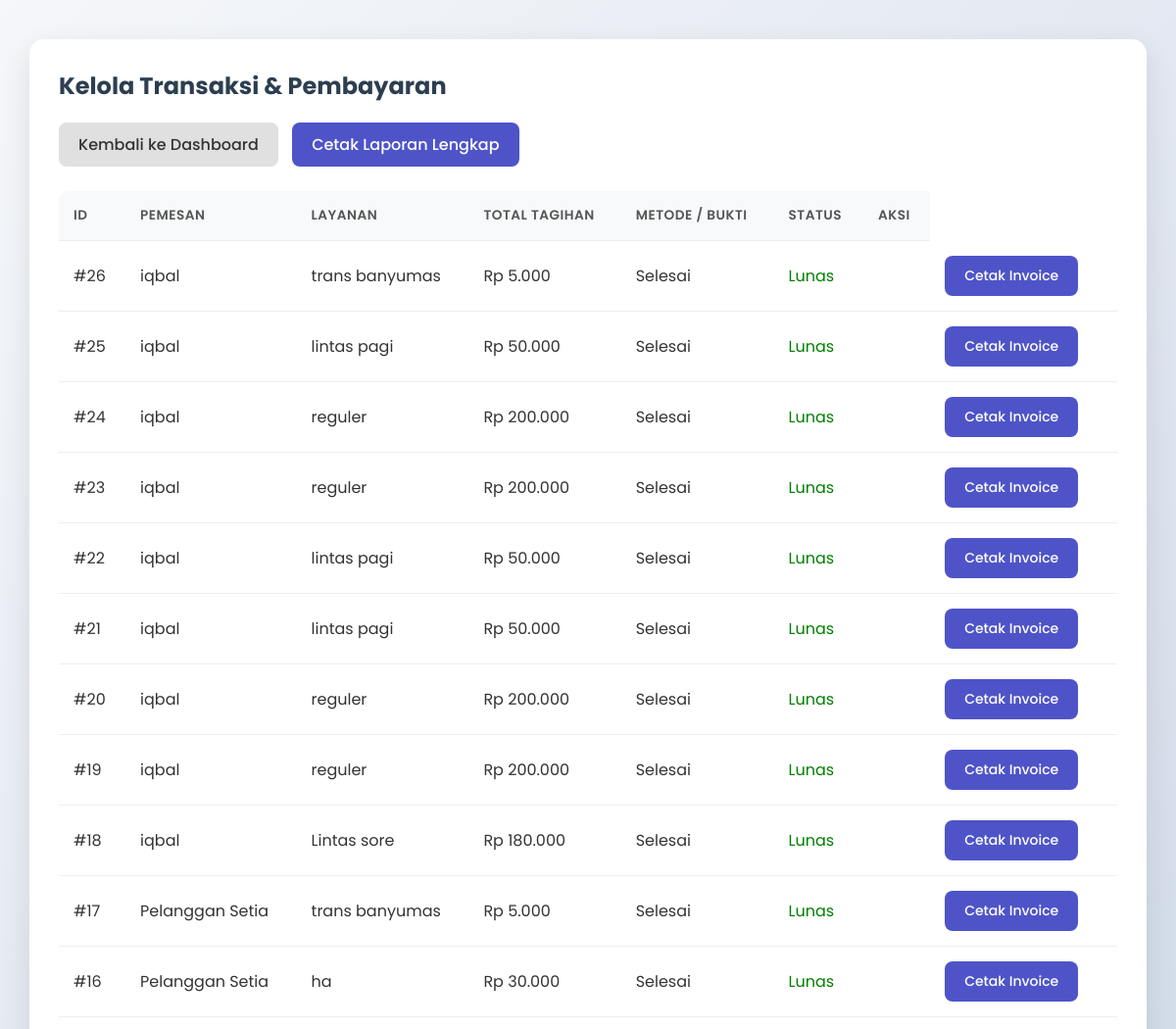
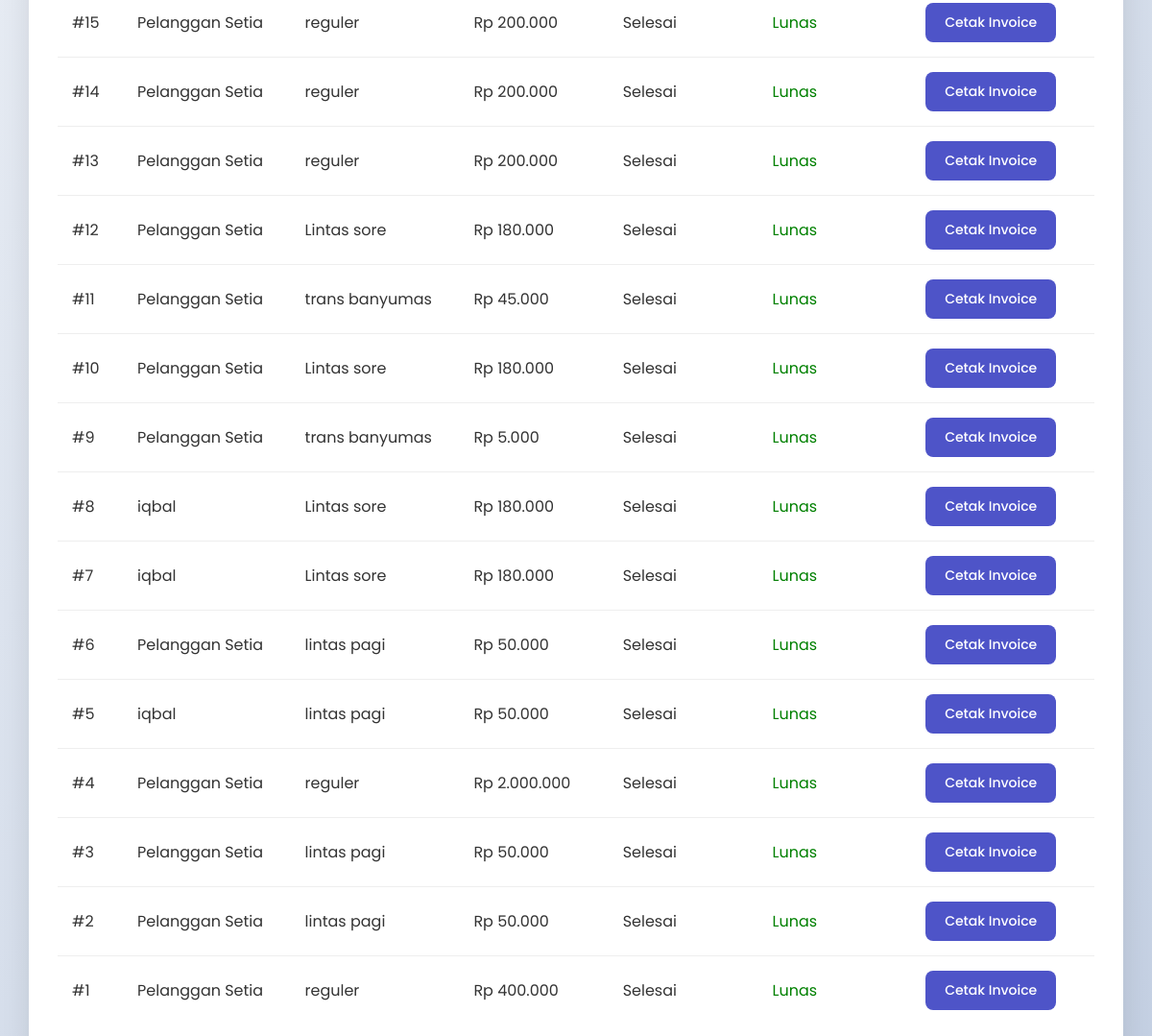
Page /index.php?page=laporan (signed in) on the committed database (2 pictures, top to bottom).
### tables this page shows
CREATE TABLE `tb_pemesanan` (
  `id` int(11) NOT NULL,
  `user_id` int(11) NOT NULL,
  `layanan_id` int(11) NOT NULL,
  `tanggal_jadwal` date DEFAULT NULL,
  `tanggal_pemesanan` datetime DEFAULT current_timestamp(),
  `jumlah_tiket` int(11) NOT NULL,
  `total_harga` decimal(10,2) NOT NULL,
  `status_pemesanan` enum('pending','menunggu_konfirmasi','dibayar','batal') DEFAULT 'pending'
);

CREATE TABLE `master_user` (
  `id` int(11) NOT NULL,
  `username` varchar(50) NOT NULL,
  `password` varchar(255) NOT NULL,
  `nama_lengkap` varchar(100) NOT NULL,
  `role` enum('admin','kasir','pelanggan') NOT NULL,
  `created_at` timestamp NOT NULL DEFAULT current_timestamp()
);

CREATE TABLE `master_layanan` (
  `id` int(11) NOT NULL,
  `nama_layanan` varchar(100) NOT NULL,
  `rute_asal` varchar(100) NOT NULL,
  `rute_tujuan` varchar(100) NOT NULL,
  `tanggal_berangkat` date NOT NULL,
  `waktu_berangkat` time NOT NULL,
  `biaya` decimal(10,2) NOT NULL,
  `stok` int(11) NOT NULL DEFAULT 0,
  `created_at` timestamp NOT NULL DEFAULT current_timestamp(),
  `kendaraan_id` int(11) NOT NULL
);

### app/Config/Database.php (called while the page is built, shortened)
<?php
class Database {
    private $host = 'localhost';
    private $db_name = 'db_travel_booking';
    private $username = 'root';
    private $password = '';
    private $conn;
    private static $instance = null;
    private function __construct() {
        try {
            $dsn = "mysql:host=" . $this->host . ";dbname=" . $this->db_name;
            $this->conn = new PDO($dsn, $this->username, $this->password);
            $this->conn->setAttribute(PDO::ATTR_ERRMODE, PDO::ERRMODE_EXCEPTION);
            $this->conn->setAttribute(PDO::ATTR_DEFAULT_FETCH_MODE, PDO::FETCH_ASSOC);
        } catch(PDOException $e) {
            die("Connection Error: " . $e->getMessage());
        }
    }
    public static function getInstance() {
        if (self::$instance == null) {
            self::$instance = new Database();
        }
        return self::$instance;
    }
    public function getConnection() {
        return $this->conn;
    }
}

### app/Classes/BaseModel.php (called while the page is built, shortened)
<?php
class BaseModel {
    public function __construct() {
        $this->db = Database::getInstance()->getConnection();
    }
}

### app/Classes/Transaksi.php (called while the page is built, shortened)
<?php
class Transaksi extends BaseModel implements ICrud {
    public function index() {
        $sql = "SELECT p.*, l.nama_layanan, u.nama_lengkap
                FROM tb_pemesanan p
                JOIN master_layanan l ON p.layanan_id = l.id
                JOIN master_user u ON p.user_id = u.id
                ORDER BY p.tanggal_pemesanan DESC";
        $stmt = $this->db->prepare($sql);
        $stmt->execute();
        $results = $stmt->fetchAll(PDO::FETCH_ASSOC);
        $data = [];
        foreach ($results as $row) {
            $obj = new \stdClass();
            $obj->id = $row['id'];
            $obj->pemesan = $row['nama_lengkap'];
            $obj->layanan = $row['nama_layanan'];
            $obj->total = $row['total_harga'];
            $obj->status = $row['status_pemesanan'];
            $obj->status = $row['status_pemesanan'];
            $sqlT = "SELECT bukti_pembayaran FROM tb_transaksi WHERE pemesanan_id = :pid ORDER BY id DESC LIMIT 1";
            $stmtT = $this->db->prepare($sqlT);
            $stmtT->execute(['pid' => $row['id']]);
            $trans = $stmtT->fetch(PDO::FETCH_ASSOC);
            $obj->bukti = $trans ? $trans['bukti_pembayaran'] : null;
            $obj->tanggal = $row['tanggal_pemesanan'];
            $data[] = $obj;
        }
        return $data;
    }
}

### app/Views/transaksi/index.php (the view, shortened to what this page needs)
<?php
$model = new Transaksi();
$list = $model->index();
?>
<div class="container">
    <h2>Kelola Transaksi & Pembayaran</h2>
    <div style="margin-bottom: 15px;">
        <a href="index.php?page=dashboard" class="button-link">Kembali ke Dashboard</a>
        <a href="index.php?page=laporan_print" target="_blank" class="button-link primary">Cetak Laporan Lengkap</a>
    </div>
    <table>
        <thead>
            <tr>
                <th>ID</th>
                <th>Pemesan</th>
                <th>Layanan</th>
                <th>Total Tagihan</th>
                <th>Metode / Bukti</th>
                <th>Status</th>
                <th>Aksi</th>
            </tr>
        </thead>
        <tbody>
            <?php foreach ($list as $t): ?>
            <tr>
                <td>#<?= $t->id ?></td>
                <td><?= htmlspecialchars($t->pemesan) ?></td>
                <td><?= htmlspecialchars($t->layanan) ?></td>
                <td>Rp <?= number_format($t->total, 0, ',', '.') ?></td>
                <td>
                    <?php if ($t->status == 'menunggu_konfirmasi'): ?>
                        <?php if ($t->bukti): ?>
                            <a href="public/uploads/bukti/<?= $t->bukti ?>" target="_blank">Lihat Bukti</a>
                        <?php else: ?>
                            Transfer (Tanpa Bukti)
                        <?php endif; ?>
                    <?php elseif ($t->status == 'pending'): ?>
                        -
                    <?php else: ?>
                        Selesai
                    <?php endif; ?>
                </td>
                <td>
                    <?php if ($t->status == 'pending'): ?>
                        <span style="color: red;">Belum Dibayar</span>
                    <?php elseif ($t->status == 'menunggu_konfirmasi'): ?>
                        <span style="color: blue;">Menunggu Konfirmasi</span>
                    <?php else: ?>
                        <span style="color: green;">Lunas</span>
                    <?php endif; ?>
                </td>
                <td>
                <td>
                    <?php if ($t->status == 'pending' || $t->status == 'menunggu_konfirmasi'): ?>
                        <form method="POST" onsubmit="return confirm('Konfirmasi lunas?');" style="display:inline;">
                            <input type="hidden" name="confirm_id" value="<?= $t->id ?>">
                            <button type="submit" style="background: green; padding: 5px 10px; font-size: 14px;">
                                <?= $t->status == 'pending' ? 'Bayar Manual' : 'Konfirmasi Lunas' ?>
                            </button>
                        </form>
                    <?php else: ?>
                        <a href="index.php?page=invoice&id=<?= $t->id ?>" target="_blank" class="button-link primary" style="font-size: 14px;">Cetak Invoice</a>
                    <?php endif; ?>
                </td>
            </tr>
            <?php endforeach; ?>
        </tbody>
    </table>
</div>

### public/css/style.css (style rules this page uses)
:root { --primary: #4e54c8; --secondary: #8f94fb; --accent: #ff6b6b; --bg-color: #f0f2f5; --text-color: #333; --sidebar-width: 250px; --white: #ffffff; --shadow: 0 4px 15px rgba(0, 0, 0, 0.05); }
body { font-family: 'Poppins', sans-serif; background: linear-gradient(135deg, #f5f7fa 0%, #c3cfe2 100%); background-attachment: fixed; margin: 0; padding: 0; color: var(--text-color); }
.container { width: 90%; margin: 40px auto; max-width: 1200px; background: var(--white); padding: 30px; border-radius: 15px; box-shadow: 0 10px 30px rgba(0, 0, 0, 0.1); }
h1, h2, h3 { color: #2c3e50; margin-top: 0; }
.button-link { display: inline-block; padding: 10px 20px; background: #e0e0e0; text-decoration: none; color: #333; border-radius: 8px; margin-right: 10px; font-weight: 500; transition: 0.3s; }
.button-link.primary { background: var(--primary); color: white; }
table { width: 100%; border-collapse: separate; border-spacing: 0; margin-top: 25px; border-radius: 10px; overflow: hidden; }
th, td { padding: 15px; text-align: left; border-bottom: 1px solid #eee; }
th { background-color: #f8f9fa; color: #555; font-weight: 600; text-transform: uppercase; font-size: 0.85em; letter-spacing: 0.5px; }
tr:last-child td { border-bottom: none; }

### rows in the picture
tb_pemesanan: id "26", user.nama_lengkap "iqbal", layanan.nama_layanan "trans banyumas", total_harga "5.000", status_pemesanan "Selesai"
tb_pemesanan: id "25", user.nama_lengkap "iqbal", layanan.nama_layanan "lintas pagi", total_harga "50.000", status_pemesanan "Selesai"
tb_pemesanan: id "24", user.nama_lengkap "iqbal", layanan.nama_layanan "reguler", total_harga "200.000", status_pemesanan "Selesai"
tb_pemesanan: id "23", user.nama_lengkap "iqbal", layanan.nama_layanan "reguler", total_harga "200.000", status_pemesanan "Selesai"
tb_pemesanan: id "22", user.nama_lengkap "iqbal", layanan.nama_layanan "lintas pagi", total_harga "50.000", status_pemesanan "Selesai"
tb_pemesanan: id "21", user.nama_lengkap "iqbal", layanan.nama_layanan "lintas pagi", total_harga "50.000", status_pemesanan "Selesai"
tb_pemesanan: id "20", user.nama_lengkap "iqbal", layanan.nama_layanan "reguler", total_harga "200.000", status_pemesanan "Selesai"
tb_pemesanan: id "19", user.nama_lengkap "iqbal", layanan.nama_layanan "reguler", total_harga "200.000", status_pemesanan "Selesai"
tb_pemesanan: id "18", user.nama_lengkap "iqbal", layanan.nama_layanan "Lintas sore", total_harga "180.000", status_pemesanan "Selesai"
tb_pemesanan: id "17", user.nama_lengkap "Pelanggan Setia", layanan.nama_layanan "trans banyumas", total_harga "5.000", status_pemesanan "Selesai"
tb_pemesanan: id "16", user.nama_lengkap "Pelanggan Setia", layanan.nama_layanan "ha", total_harga "30.000", status_pemesanan "Selesai"
tb_pemesanan: id "15", user.nama_lengkap "Pelanggan Setia", layanan.nama_layanan "reguler", total_harga "200.000", status_pemesanan "Selesai"
tb_pemesanan: id "14", user.nama_lengkap "Pelanggan Setia", layanan.nama_layanan "reguler", total_harga "200.000", status_pemesanan "Selesai"
tb_pemesanan: id "13", user.nama_lengkap "Pelanggan Setia", layanan.nama_layanan "reguler", total_harga "200.000", status_pemesanan "Selesai"
tb_pemesanan: id "12", user.nama_lengkap "Pelanggan Setia", layanan.nama_layanan "Lintas sore", total_harga "180.000", status_pemesanan "Selesai"
tb_pemesanan: id "11", user.nama_lengkap "Pelanggan Setia", layanan.nama_layanan "trans banyumas", total_harga "45.000", status_pemesanan "Selesai"
tb_pemesanan: id "10", user.nama_lengkap "Pelanggan Setia", layanan.nama_layanan "Lintas sore", total_harga "180.000", status_pemesanan "Selesai"
tb_pemesanan: id "9", user.nama_lengkap "Pelanggan Setia", layanan.nama_layanan "trans banyumas", total_harga "5.000", status_pemesanan "Selesai"
tb_pemesanan: id "8", user.nama_lengkap "iqbal", layanan.nama_layanan "Lintas sore", total_harga "180.000", status_pemesanan "Selesai"
tb_pemesanan: id "7", user.nama_lengkap "iqbal", layanan.nama_layanan "Lintas sore", total_harga "180.000", status_pemesanan "Selesai"
tb_pemesanan: id "6", user.nama_lengkap "Pelanggan Setia", layanan.nama_layanan "lintas pagi", total_harga "50.000", status_pemesanan "Selesai"
tb_pemesanan: id "5", user.nama_lengkap "iqbal", layanan.nama_layanan "lintas pagi", total_harga "50.000", status_pemesanan "Selesai"
tb_pemesanan: id "4", user.nama_lengkap "Pelanggan Setia", layanan.nama_layanan "reguler", total_harga "2.000.000", status_pemesanan "Selesai"
tb_pemesanan: id "3", user.nama_lengkap "Pelanggan Setia", layanan.nama_layanan "lintas pagi", total_harga "50.000", status_pemesanan "Selesai"
tb_pemesanan: id "2", user.nama_lengkap "Pelanggan Setia", layanan.nama_layanan "lintas pagi", total_harga "50.000", status_pemesanan "Selesai"
tb_pemesanan: id "1", user.nama_lengkap "Pelanggan Setia", layanan.nama_layanan "reguler", total_harga "400.000", status_pemesanan "Selesai"
